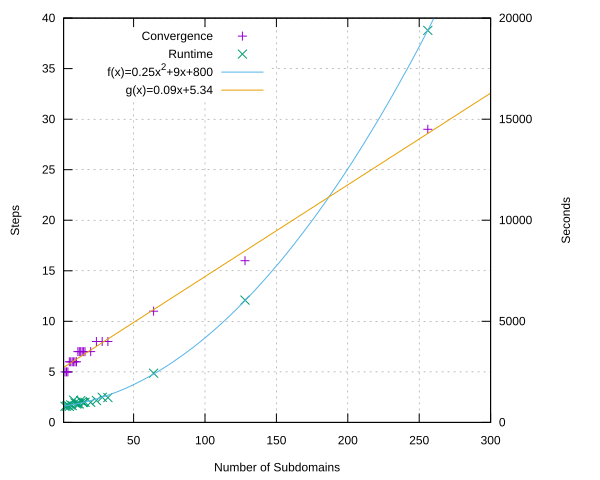

Here is the gnuplot script that generated this plot:
set terminal svg
set output "plot.svg"
set key autotitle columnhead 
f(x) = a*x**2 + b*x + c
g(x) = a2*x + b2
fit f(x) "./data.dat" using 1:3 via a,b,c
fit g(x) "./data.dat" using 1:2 via a2, b2
set xlabel "Number of Subdomains"
set y2tics
set y2label "Seconds"
set ylabel "Steps"
set ytics nomirror
set grid
set xrange [1:300]
set yrange [0:40]
set y2range [0:20000] 
set key left top
plot './data.dat' using 1:2 axis x1y1, './data.dat' using 1:3 axis x1y2, f(x) with l axis x1y2 title 'f(x)=0.25x^2+9x+800', g(x) with l axis x1y1 title 'g(x)=0.09x+5.34'